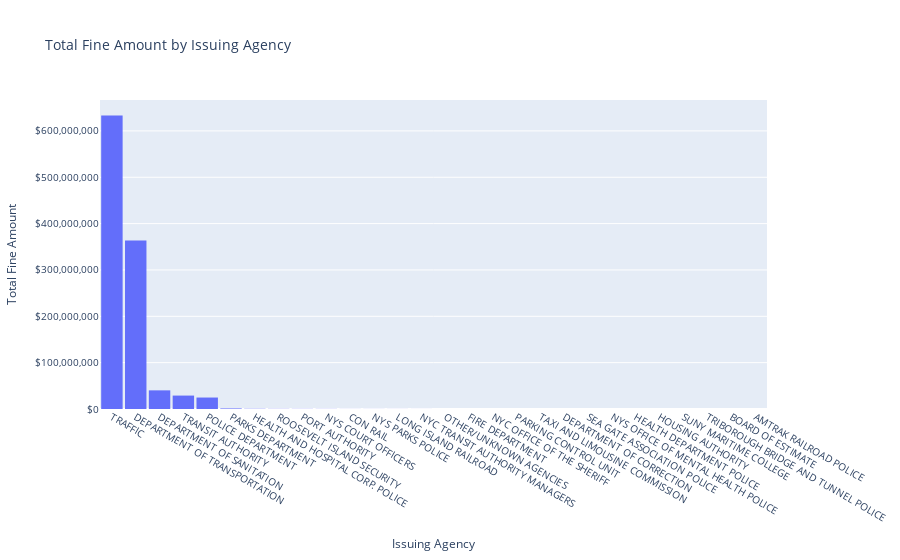

Notebook cell for this chart:
### Code cell
import plotly.express as px

# Step 1: Group by Issuing Agency and sum Fine Amount
total_fines = df.groupby("Issuing Agency")["Fine Amount"].sum().reset_index()

# Step 2: Sort in descending order
total_fines = total_fines.sort_values(by="Fine Amount", ascending=False)

# Step 3: Create the bar chart
fig = px.bar(
    total_fines,
    x="Issuing Agency",
    y="Fine Amount",
    title="Total Fine Amount by Issuing Agency",
    hover_data={"Fine Amount": ":.0f"}  # tooltip format: no decimals
)

# Step 4: Format layout and tooltips
fig.update_traces(
    marker_line_width=0,
    text=None,
    hovertemplate='<b>%{x}</b><br>Total Fines: $%{y:,.0f}<extra></extra>'
)

fig.update_layout(
    bargap=0.1,
    xaxis={'categoryorder': 'total descending'},
    font=dict(size=10),
    yaxis_tickformat='$,',
    yaxis_title="Total Fine Amount"
)

#Export HTML
html_snippet = pio.to_html(fig, full_html=False, include_plotlyjs='cdn')

# Save and name HTML file
with open("total_fine_amount_agency_embed_snippet.html", "w") as f:
    f.write(html_snippet)

fig.show()

### Figure 1 — Plotly figure (JSON) as saved in the notebook; plotly's stock layout.template omitted (floating-point values rounded to 4 significant figures)
{"data": [{"alignmentgroup": "True", "hovertemplate": "<b>%{x}</b><br>Total Fines: $%{y:,.0f}<extra></extra>", "legendgroup": "", "marker": {"color": "#636efa", "line": {"width": 0}, "pattern": {"shape": ""}}, "name": "", "offsetgroup": "", "orientation": "v", "showlegend": false, "textposition": "auto", "type": "bar", "x": ["TRAFFIC", "DEPARTMENT OF TRANSPORTATION", "DEPARTMENT OF SANITATION", "TRANSIT AUTHORITY", "POLICE DEPARTMENT", "PARKS DEPARTMENT", "HEALTH AND HOSPITAL CORP. POLICE", "ROOSEVELT ISLAND SECURITY", "PORT AUTHORITY", "NYS COURT OFFICERS", "CON RAIL", "NYS PARKS POLICE", "LONG ISLAND RAILROAD", "NYC TRANSIT AUTHORITY MANAGERS", "OTHER/UNKNOWN AGENCIES", "FIRE DEPARTMENT", "NYC OFFICE OF THE SHERIFF", "PARKING CONTROL UNIT", "TAXI AND LIMOUSINE COMMISSION", "DEPARTMENT OF CORRECTION", "SEA GATE ASSOCIATION POLICE", "NYS OFFICE OF MENTAL HEALTH POLICE", "HEALTH DEPARTMENT POLICE", "HOUSING AUTHORITY", "SUNY MARITIME COLLEGE", "TRIBOROUGH BRIDGE AND TUNNEL POLICE", "BOARD OF ESTIMATE", "AMTRAK RAILROAD POLICE"], "xaxis": "x", "y": [633401024, 363603456, 40228216, 28960020, 24756234, 1220496, 510295, 376245, 314395, 277790, 154510, 142105, 140150, 85375, 71731, 70255, 46970, 45774, 41450, 15745, 13970, 13530, 6785, 5150, 4745, 2765, 425, 380], "yaxis": "y"}], "layout": {"autosize": true, "bargap": 0.1, "barmode": "relative", "font": {"size": 10}, "legend": {"tracegroupgap": 0}, "title": {"text": "Total Fine Amount by Issuing Agency"}, "xaxis": {"anchor": "y", "autorange": true, "categoryorder": "total descending", "domain": [0, 1], "range": [-0.5, 27.5], "title": {"text": "Issuing Agency"}, "type": "category"}, "yaxis": {"anchor": "x", "autorange": true, "domain": [0, 1], "range": [0, 666737920], "tickformat": "$,", "title": {"text": "Total Fine Amount"}, "type": "linear"}}}
